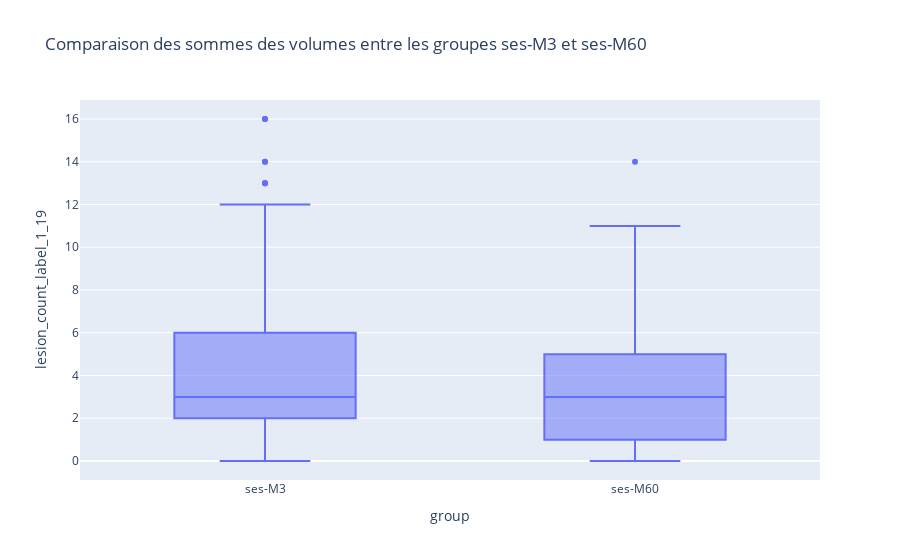

The notebook cell this image was saved under:
### Code cell
# Comparaison graphique
plt.figure(figsize=(10, 6))
sns.boxplot(x='group', y='lesion_count_label_1_19', data=combined_df)
plt.title('Comparaison des sommes des volumes entre les groupes ses-M3 et ses-M60')
plt.xlabel('Groupe')
plt.ylabel('Somme des volumes')
plt.show()

# Comparaison statistique
group_m3 = combined_df[combined_df['group'] == 'ses-M3']['lesion_count_label_1_19'].astype(float)
group_m60 = combined_df[combined_df['group'] == 'ses-M60']['lesion_count_label_1_19'].astype(float)

t_stat, p_value = ttest_ind(group_m3, group_m60)
print(f"t-statistic: {t_stat}, p-value: {p_value}")
import plotly.express as px

# Comparaison graphique avec plotly
fig = px.box(combined_df, x='group', y='lesion_count_label_1_19', title='Comparaison des sommes des volumes entre les groupes ses-M3 et ses-M60')
fig.show()

### Figure 1 — Plotly figure (JSON) as saved in the notebook; plotly's stock layout.template omitted (floating-point values rounded to 4 significant figures; data arrays with more than 128 entries replaced by an {"elided": "..."} marker saying what was removed)
{"data": [{"alignmentgroup": "True", "hovertemplate": "group=%{x}<br>lesion_count_label_1_19=%{y}<extra></extra>", "legendgroup": "", "marker": {"color": "#636efa"}, "name": "", "notched": false, "offsetgroup": "", "orientation": "v", "showlegend": false, "type": "box", "x": {"elided": "199 str values"}, "x0": " ", "xaxis": "x", "y": {"elided": "199 int values"}, "y0": " ", "yaxis": "y"}], "layout": {"boxmode": "group", "legend": {"tracegroupgap": 0}, "title": {"text": "Comparaison des sommes des volumes entre les groupes ses-M3 et ses-M60"}, "xaxis": {"anchor": "y", "domain": [0, 1], "title": {"text": "group"}}, "yaxis": {"anchor": "x", "domain": [0, 1], "title": {"text": "lesion_count_label_1_19"}}}}
